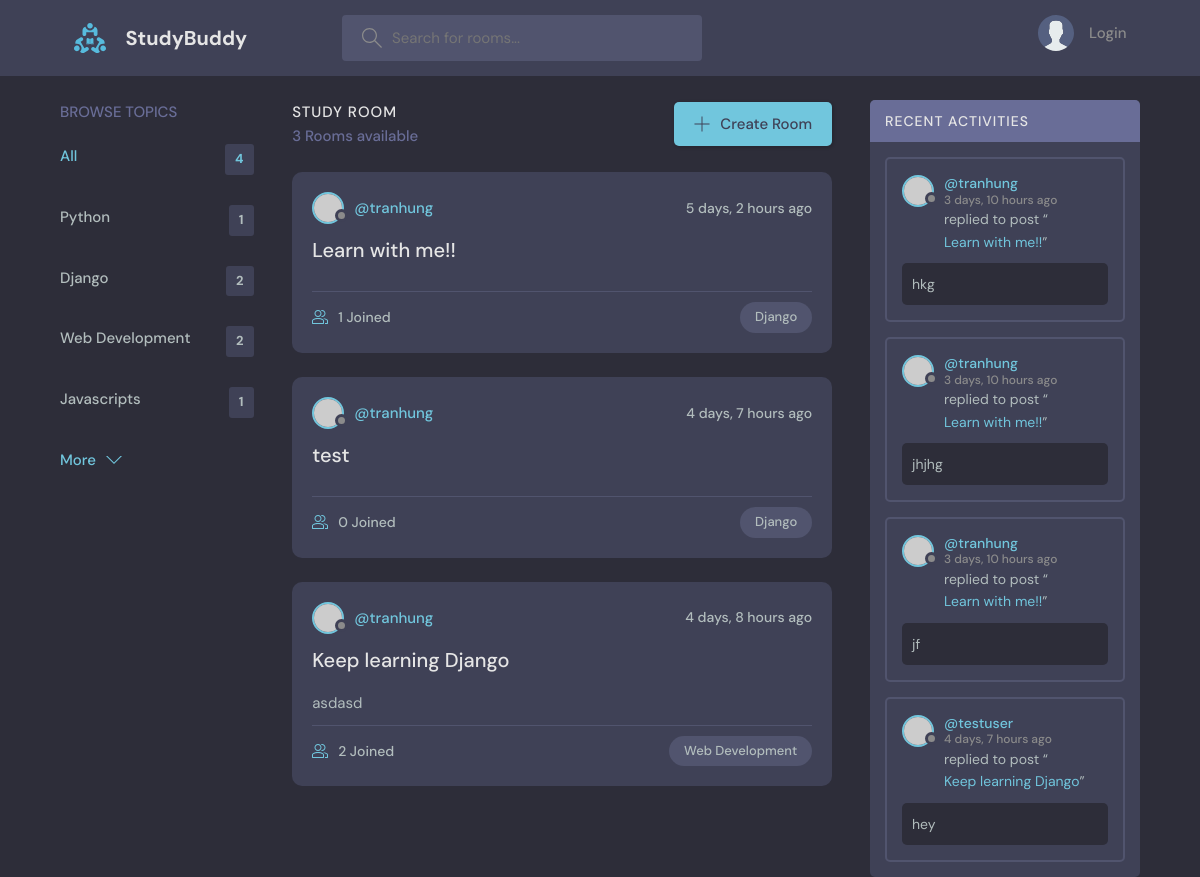
Screenshot of /?q=Django with the database file from the repository.
### base/models.py (models this page shows, shortened)
class Topic(models.Model):
    name = models.CharField(max_length=200)

class Room(models.Model):
    wb_id = models.OneToOneField(
        Whiteboard, on_delete=models.SET_NULL, null=True)
    host = models.ForeignKey(User, on_delete=models.SET_NULL, null=True)
    topic = models.ForeignKey('Topic', on_delete=models.SET_NULL, null=True)
    name = models.CharField(max_length=200)
    description = models.TextField(null=True, blank=True)
    participants = models.ManyToManyField(
        User, related_name='paticipants', blank=True)
    updated = models.DateTimeField(auto_now=True)
    created = models.DateTimeField(auto_now_add=True)
    class Meta:
        ordering = ['-updated', '-created']

class Message(models.Model):
    user = models.ForeignKey(User, on_delete=models.CASCADE)
    room = models.ForeignKey(Room, on_delete=models.CASCADE)
    body = models.TextField()
    updated = models.DateTimeField(auto_now=True)
    created = models.DateTimeField(auto_now_add=True)
    class Meta:
        ordering = ['-updated', '-created']

### base/views.py (the view)
# urls.py: path('', home, name="home"),
def home(request):
    q = request.GET.get('q') if request.GET.get('q') != None else ''
    rooms = Room.objects.filter(
        Q(topic__name__icontains=q) |
        Q(name__icontains=q) |
        Q(description__icontains=q)
    )
    topics = Topic.objects.all()
    room_activity = Message.objects.filter(
        Q(room__topic__name__icontains=q) |
        Q(room__name__icontains=q) |
        Q(room__description__icontains=q)
    )
    context = {'rooms': rooms, 'topics': topics,
               'room_activity': room_activity}
    return render(request, 'base/home.html', context)

### base/templates/base/home.html (shortened to what this page needs)
{% extends "main.html" %}
{% block content %}
<main class="layout layout--3">
    <div class="container">
        {% include 'base/topics_component.html' %}
        <div class="roomList">
            <div class="roomList__header">
                <div>
                    <h2>Study Room</h2>
                    <p>{{ rooms.count }} Rooms available</p>
                </div>
                <a
                    class="btn btn--main"
                    href="{% url 'create-room' %}"
                >
                    <svg
                        version="1.1"
                        xmlns="http://www.w3.org/2000/svg"
                        width="32"
                        height="32"
                        viewBox="0 0 32 32"
                    >
                        <title>add</title>
                        <path d="M16.943 0.943h-1.885v14.115h-14.115v1.885h14.115v14.115h1.885v-14.115h14.115v-1.885h-14.115v-14.115z"></path>
                    </svg>
                    Create Room
                </a>
            </div>
            {% include 'base/feed_component.html' %}
        </div>
        {% include 'base/activity_component.html' %}
    </div>
</main>
{% endblock content %}

### base/templates/base/topics_component.html
<div class="topics">
    <div class="topics__header">
        <h2>Browse Topics</h2>
    </div>
    <ul class="topics__list">
        <li>
            <a
                href="{% url 'home' %}"
                class="active"
            >All <span>{{ topics.count }}</span></a>
        </li>
        {% for topic in topics %}
        <li>
            <a href="{% url 'home' %}?q={{ topic.name }}">{{ topic.name }} <span>{{ topic.room_set.all.count }}</span></a>
        </li>
        {% endfor %}
    </ul>
    <a
        class="btn btn--link"
        href="topics.html"
    >
        More
        <svg
            version="1.1"
            xmlns="http://www.w3.org/2000/svg"
            width="32"
            height="32"
            viewBox="0 0 32 32"
        >
            <title>chevron-down</title>
            <path d="M16 21l-13-13h-3l16 16 16-16h-3l-13 13z"></path>
        </svg>
    </a>
</div>

### base/templates/base/feed_component.html (shortened to what this page needs)
{% for room in rooms %}
<div class="roomListRoom">
    <div class="roomListRoom__header">
        <a
            href="{% url 'user-profile' room.host.id %}"
            class="roomListRoom__author"
        >
            <div class="avatar avatar--small">
                <img src="https://randomuser.me/api/portraits/women/11.jpg" />
            </div>
            <span>@{{ room.host.username }}</span>
        </a>
        <div class="roomListRoom__actions">
            <span>{{ room.created|timesince }} ago</span>
        </div>
    </div>
    <div class="roomListRoom__content">
        <a href="{% url 'room' room.id %}">{{ room.name }}</a>
        <p>
            {{ room.description }}
        </p>
    </div>
    <div class="roomListRoom__meta">
        <a
            href="{% url 'room' room.id %}"
            class="roomListRoom__joined"
        >
            {{ room.participants.count }} Joined
        </a>
        <p class="roomListRoom__topic">{{ room.topic.name }}</p>
    </div>
</div>
{% endfor %}

### base/templates/base/activity_component.html (shortened to what this page needs)
<div class="activities">
    <div class="activities__header">
        <h2>Recent Activities</h2>
    </div>
    {% for mess in room_activity %}
    <div class="activities__box">
        <div class="activities__boxHeader roomListRoom__header">
            <a
                href="{% url 'user-profile' mess.user.id %}"
                class="roomListRoom__author"
            >
                <div class="avatar avatar--small">
                    <img src="https://randomuser.me/api/portraits/women/11.jpg" />
                </div>
                <p>
                    @{{ mess.user.username }}
                    <span>{{ mess.created|timesince }} ago</span>
                </p>
            </a>
        </div>
        <div class="activities__boxContent">
            <p>replied to post “<a href="{% url 'room' mess.room.id %}">{{ mess.room.name }}</a>”</p>
            <div class="activities__boxRoomContent">
                {{ mess.body }}
            </div>
        </div>
    </div>
    {% endfor %}
</div>

### static/css/main.css (style rules this page uses)
body { background-color: darkgray; }

### rows the page displays
Topic: name "Python", room_set.all.count "1"
Topic: name "Django", room_set.all.count "2"
Topic: name "Web Development", room_set.all.count "2"
Topic: name "Javascripts", room_set.all.count "1"
Room: host.username "tranhung", created "5 days, 2 hours", name "Learn with me!!", participants.count "1", topic.name "Django"
Room: host.username "tranhung", created "4 days, 7 hours", name "test", participants.count "0", topic.name "Django"
Room: host.username "tranhung", created "4 days, 8 hours", name "Keep learning Django", description "asdasd", participants.count "2", topic.name "Web Development"
Message: user.username "tranhung", created "3 days, 10 hours", room.name "Learn with me!!", body "hkg"
Message: user.username "tranhung", created "3 days, 10 hours", room.name "Learn with me!!", body "jhjhg"
Message: user.username "tranhung", created "3 days, 10 hours", room.name "Learn with me!!", body "jf"
Message: user.username "testuser", created "4 days, 7 hours", room.name "Keep learning Django", body "hey"

### other values shown
{{ topics.count }} "4"
{{ rooms.count }} "3"
